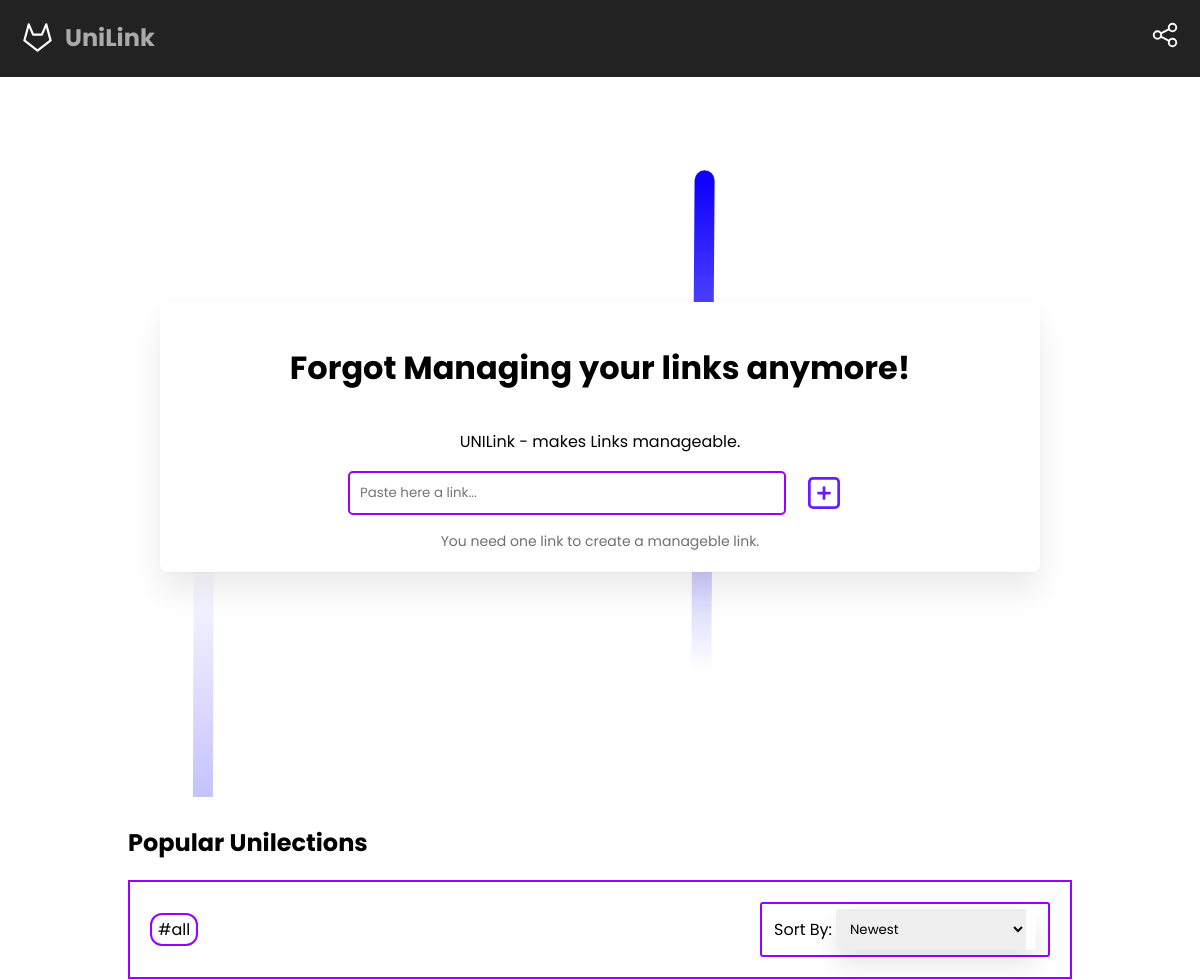
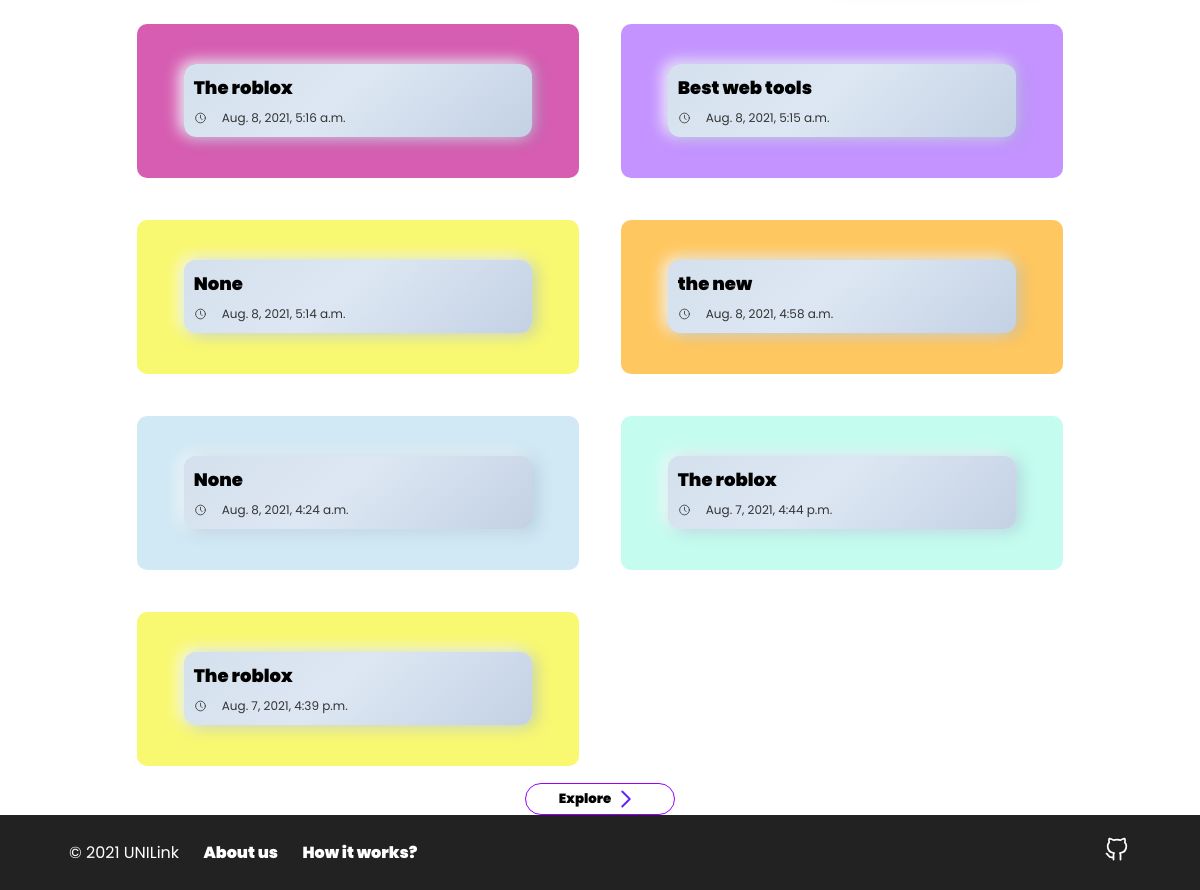
The page / on the database its author committed (2 pictures, top to bottom).
### unilink_app/models.py (models this page shows, shortened)
class UniCollection(models.Model):
    created = models.DateTimeField(auto_now_add=True)
    collection_name = models.CharField(max_length=300, blank=True, null = True)
    description = models.CharField(max_length = 600, null= True, blank = True)
    short_url = models.CharField(max_length=15, unique=True)
    password = models.CharField(max_length=600, null=True, blank=True)
    public = models.CharField(max_length=15, default=0)
    class Meta:
        db_table = "unicollection"
        ordering = ["-created"]

### unilink_app/views.py (the view, shortened to what this page needs)
# urls.py: 2. Add a URL to urlpatterns:  path('', Home.as_view(), name='home')
class Home(View):
    template = 'home.html'
    def get(self, request):
        sort = request.GET.get('sort')
        context = {}
        context['form'] = UniCollectionForm()
        context["page_name"] = "home"
        collection = UniCollection.objects.filter(public = 0)
        if sort == "oldest":
            collection = UniCollection.objects.filter(public = 0).order_by('created')
        context["links"] = collection
        return render(request, self.template, context)

### unilink_app/forms.py
class UniCollectionForm(forms.ModelForm):
    collection_url = forms.URLField(widget=forms.URLInput(
        attrs={"class": "link-input", "placeholder": "Paste here a link..."}))
    class Meta:
        model = UniCollection
        fields = ('collection_url',)

### unilink_app/templates/home.html (shortened to what this page needs)
{% extends 'base.html' %}
{% block content %}
<div class="app-container">
   <div class="slitin app-wrapper">
      <h1>Forgot Managing your links anymore!</h1>
      <p>UNILink - makes Links manageable.</p>
      <div class="links-container rollin">
         <form action="" method="POST">
            <div class="inp-wrap">
               {{form.collection_url}}
               <button class="sub">
               </button>
            </div>
         </form>
      </div>
      <p class="grey-t">You need one link to create a manageble link.</p>
   </div>
</div>
<div class="links-gallery-container">
   <div class="links-g">
      <div class="l-head">
         <h2>Popular Unilections</h2>
         <div class="tags-list-main">
            <div>
               <span class="tag">#all</span>
            </div>
            <section class="dropsel">
               <span class="iosr">Sort By: </span>
               <select id="sort" class="selectbor" onchange="update_sort(this.value)">
                  <option value="newest">Newest</option>
               </select>
            </section>
         </div>
      </div>
      <div class="grid-container">
         <div class="grid">
            {% for i in links %}
            <div class="boxc" onclick="window.location.href='c/{{ i.short_url }}'">
               <div class="page-wrapper">
                 <div class="wrapper-title">
                   <span class="fr-title">{{ i.collection_name }}</span>
                </div>
                 <div class="wrapper-counts">
                   <div class="icon-text">
                      <div class="iconz">
                      </div>
                      <span class="text front">{{ i.created }}</span>
                   </div>
                </div>
               </div>
             </div>
            {% endfor %}
         </div>
      </div>
      <button class="explore">
         Explore
      </button>
   </div>
</div>
{% endblock content %}

### unilink_app/templates/base.html (shortened to what this page needs)
{% load static %}
<!DOCTYPE html>
<html lang="en">
   <head>
      <link rel="stylesheet" href="{% static 'css/style.min.css' %}">
   </head>
   <body>
      <header>
         <a class="logo" href="{% url 'unilink_app:home' %}">
            <svg xmlns="http://www.w3.org/2000/svg"  width="35" height="35" viewBox="0 0 24 24" stroke-width="1.5" stroke="#FFF" fill="none" stroke-linecap="round" stroke-linejoin="round">
               <path stroke="none" d="M0 0h24v24H0z" fill="none"/>
               <path d="M21 14l-9 7l-9 -7l3 -11l3 7h6l3 -7z" />
            </svg>
            <span>UniLink</span>
         </a>
         <nav>
            <ul>
               <li>
                  <span>
               </li>
            </ul>
         </nav>
      </header>
      {% block content %}{% endblock content %}
      <div class="footer">
         <div class="footer-con">
            <div class="s-links">
               <span style="color: #fff;">© 2021 UNILink</span>
               <a href="{% url 'unilink_app:aboutus' %}">About us</a>
               <a href="{% url 'unilink_app:howtouse' %}">How it works?</a>
            </div>
            <div class="social">
            </div>
         </div>
      </div>
   </body>
</html>

### rows shown on the page
UniCollection: collection_name "The roblox", created "Aug. 8, 2021, 5:16 a.m."
UniCollection: collection_name "Best web tools", created "Aug. 8, 2021, 5:15 a.m."
UniCollection: collection_name "None", created "Aug. 8, 2021, 5:14 a.m."
UniCollection: collection_name "the new", created "Aug. 8, 2021, 4:58 a.m."
UniCollection: collection_name "None", created "Aug. 8, 2021, 4:24 a.m."
UniCollection: collection_name "The roblox", created "Aug. 7, 2021, 4:44 p.m."
UniCollection: collection_name "The roblox", created "Aug. 7, 2021, 4:39 p.m."
